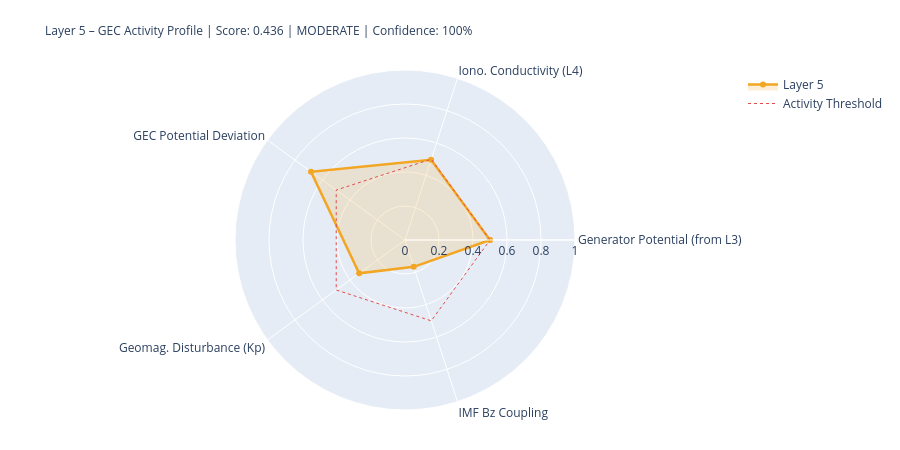

The notebook cell this image was saved under:
### Markdown cell above
---
## 5. State Assessment & Handoff to Layer 6

### Code cell
# ============================================================
# LAYER-5-SCORE
# ============================================================

# Components
# 1) Generator activity (Layer-3-driven)
gen_score = norm(generator_strength, 0.3, 2.0)
gen_src   = 'from_layer3' if l3_thunder_score is not None else 'estimated'

# 2) Ionospheric conductivity (Layer-4-driven)
iono_score = norm(iono_cond_factor, 0.7, 1.4)
iono_src   = 'from_layer4' if l4_ioniz is not None else 'estimated'

# 3) GEC potential deviation from reference
pot_score = norm(abs(delta_V_pct), 0, 30)  # 0 = at reference, 1 = 30% deviation
pot_src   = 'derived'

# 4) Geomagnetic disturbance (Kp) – modulates vertical currents
kp_score = norm(kp_val, 0, 9)
kp_src   = 'primary' if kp_now is not None else 'from_layer4'

# 5) IMF Bz coupling (southward = stronger M-I coupling → GEC influence)
bz_score = norm(-(bz_now or 0), -5, 30) if bz_now is not None else None
bz_src   = 'primary' if bz_now is not None else 'missing'

COMPONENTS = {
    'Generator Potential (from L3)':  {'score': gen_score,   'source': 'derived_from_layer3', 'dynamic': True},
    'Iono. Conductivity (L4)':      {'score': iono_score,  'source': iono_src, 'dynamic': True},
    'GEC Potential Deviation':      {'score': pot_score,   'source': pot_src,  'dynamic': True},
    'Geomag. Disturbance (Kp)':         {'score': kp_score,    'source': kp_src,   'dynamic': True},
    'IMF Bz Coupling':               {'score': bz_score,    'source': bz_src,   'dynamic': True},
}

available   = {k: v['score'] for k, v in COMPONENTS.items() if v['score'] is not None}
unavailable = [k for k, v in COMPONENTS.items() if v['score'] is None]
layer5_score = round(sum(available.values()) / len(available), 4) if available else None
confidence   = round(len(available) / len(COMPONENTS), 2)
level = ('unknown' if layer5_score is None
         else 'quiet'   if layer5_score < 0.3
         else 'moderate' if layer5_score < 0.6
         else 'active')
dominant_l5 = max(available, key=available.get) if available else 'none'

# Kp consistency: separate 1-min raw value from score value
kp_1m_raw   = kp_now          # directly from API (can be 0.0 during live measurement)
kp_for_score = kp_val          # from Layer-0 context or estimated value if needed
kp_score_src = kp_src

W = 68
print('=' * W)
print('LAYER 5 – GLOBAL ELECTRIC CIRCUIT – STATE ASSESSMENT')
print('=' * W)
for name, comp in COMPONENTS.items():
    s = comp['score']
    if s is not None:
        bar = '█' * int(s*20) + '░' * (20-int(s*20))
        print(f'  {name:<34} {bar}  {s:.3f}  [{comp["source"]}]')
    else:
        print(f'  {name:<34} {"─"*20}  n/a   [missing]')
print('-' * W)
print(f'  Score:         {layer5_score:.3f}  ({len(available)}/{len(COMPONENTS)} components)')
print(f'  Confidence:    {confidence:.0%}')
print(f'  Level:         {level.upper()}')
print(f'  Dominant:      {dominant_l5}')
print(f'  V_iono:        {V_iono_mod:.1f} kV  (Δ {delta_V_pct:+.1f}% vs. Ref)')
print(f'  I_total:       {I_total_mod:.1f} A   (Δ {delta_I_pct:+.1f}% vs. Ref)')
print('=' * W)

# Radar
cats   = list(available.keys())
vals_r = list(available.values())
if len(cats) >= 3:
    fig = go.Figure()
    fig.add_trace(go.Scatterpolar(
        r=vals_r + [vals_r[0]], theta=cats + [cats[0]],
        fill='toself', fillcolor='rgba(242,166,35,0.18)',
        line=dict(color='#F2A623', width=2.5), name='Layer 5'
    ))
    fig.add_trace(go.Scatterpolar(
        r=[0.5]*(len(cats)+1), theta=cats+[cats[0]],
        line=dict(color='#E24B4A', dash='dot', width=1),
        mode='lines', name='Activity Threshold'
    ))
    fig.update_layout(
        title=dict(
            text=f'Layer 5 – GEC Activity Profile | Score: {layer5_score:.3f} | {level.upper()} | Confidence: {confidence:.0%}',
            font=dict(size=12)
        ),
        polar=dict(radialaxis=dict(visible=True, range=[0,1])),
        height=450, showlegend=True,
        margin=dict(l=80, r=80, t=70, b=40)
    )
    fig.show()

### Figure 1 — Plotly figure (JSON) as saved in the notebook; plotly's stock layout.template omitted (floating-point values rounded to 4 significant figures)
{"data": [{"fill": "toself", "fillcolor": "rgba(242,166,35,0.18)", "line": {"color": "#F2A623", "width": 2.5}, "name": "Layer 5", "r": [0.5, 0.4963, 0.6833, 0.3333, 0.166, 0.5], "theta": ["Generator Potential (from L3)", "Iono. Conductivity (L4)", "GEC Potential Deviation", "Geomag. Disturbance (Kp)", "IMF Bz Coupling", "Generator Potential (from L3)"], "type": "scatterpolar"}, {"line": {"color": "#E24B4A", "dash": "dot", "width": 1}, "mode": "lines", "name": "Activity Threshold", "r": [0.5, 0.5, 0.5, 0.5, 0.5, 0.5], "theta": ["Generator Potential (from L3)", "Iono. Conductivity (L4)", "GEC Potential Deviation", "Geomag. Disturbance (Kp)", "IMF Bz Coupling", "Generator Potential (from L3)"], "type": "scatterpolar"}], "layout": {"height": 450, "margin": {"b": 40, "l": 80, "r": 80, "t": 70}, "polar": {"radialaxis": {"range": [0, 1], "visible": true}}, "showlegend": true, "title": {"font": {"size": 12}, "text": "Layer 5 – GEC Activity Profile | Score: 0.436 | MODERATE | Confidence: 100%"}}}
